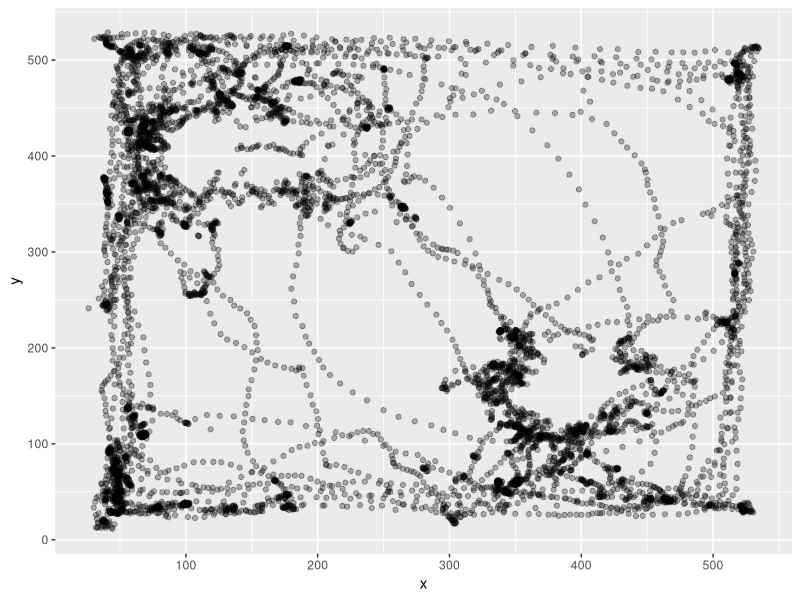

Here is the R script that generated this plot: (Note: this script raises an error after producing the figure.)
rm(list = ls())
library(tidyverse)
ObjectInterest1 <- read_csv("240726_r1575_0_baseline_object-interest.csv")
head(ObjectInterest1)
#To delete the column with ROI 3 and ROI4
ObjectInterest1 <- ObjectInterest1 %>%
  select(!15:24)
#To delete the first 10 seconds of the video
ObjectInterest1 <- ObjectInterest1 %>%
  filter(Value.Item1.Item1.Item2>62)
#Rename the centroid coordinates
ObjectInterest1 <- ObjectInterest1 %>%
  rename(pixelx = Value.Item1.Item1.Item3.X, pixely = Value.Item1.Item1.Item3.Y, TimePoint = Value.Item1.Item1.Item2)
ObjectInterest1 <- ObjectInterest1 %>%
  select(!1)
ObjectInterest1 <- ObjectInterest1 %>%
  select(!15)
ObjectInterest1 <- ObjectInterest1 %>%
  filter(!Value.Item2 == TRUE)
#Now we map the trajectory of the animal in the open field.
x <- c(ObjectInterest1$pixelx)
y <- c(ObjectInterest1$pixely)
df <- data.frame(x = x, y = y)
p1 <- ggplot(df, aes(x = x, y = y)) +
  geom_point(alpha = 0.3)
p1
df <- df%>%na.omit
#Add ROI one onto the scatterplot
library(ggforce)
p1circle130 <- p1 + geom_circle(aes(x0 = 125, y0 = 398, r = 75), color = "blue")
p1_130 <- p1circle130 + geom_circle(aes(x0 = 396, y0 = 164, r = 75), color = "red")
p1_130
radius <- 75
center_x1 <- 125
center_y1 <- 398
distance <- sqrt((df$x - center_x1)^2 + (df$y - center_y1)^2)
point_in_circle1 <- sum(distance <= radius)
point_in_circle1
center_x2 <- 396
center_y2 <- 164
df$distance1 <- sqrt((df$x - center_x2)^2 + (df$y - center_y2)^2)
points_in_circle2 <- sum(df$distance1 <= radius)
print(points_in_circle2)

#Let's try the above code on the second video file.
ObjectInterest2 <- read_csv("240726_r1575_1_baseline_object-interest.csv")
head(ObjectInterest2)
#To delete the column with ROI 3 and ROI4
ObjectInterest2 <- ObjectInterest2 %>%
  select(!15:24)
#To delete the first 10 seconds of the video
ObjectInterest2 <- ObjectInterest2 %>%
  filter(Value.Item1.Item1.Item2>27)
#Rename the centroid coordinates
ObjectInterest2 <- ObjectInterest2 %>%
  rename(pixelx = Value.Item1.Item1.Item3.X, pixely = Value.Item1.Item1.Item3.Y, TimePoint = Value.Item1.Item1.Item2)
ObjectInterest2 <- ObjectInterest2 %>%
  select(!1)
ObjectInterest2 <- ObjectInterest2 %>%
  select(!15)
ObjectInterest2 <- ObjectInterest2 %>%
  filter(!Value.Item2 == TRUE)
#Now we map the trajectory of the animal in the open field.
x <- c(ObjectInterest2$pixelx)
y <- c(ObjectInterest2$pixely)
df <- data.frame(x = x, y = y)
p2 <- ggplot(df, aes(x = x, y = y)) +
  geom_point(alpha = 0.3)
p2
df <- df%>%na.omit
#Add ROI one onto the scatterplot
library(ggforce)
p2circle130 <- p2 + geom_circle(aes(x0 = 125, y0 = 398, r = 75), color = "blue")
p2_130 <- p2circle130 + geom_circle(aes(x0 = 396, y0 = 154, r = 75), color = "red")
p2_130
radius <- 75
center_x1 <- 125
center_y1 <- 398
distance <- sqrt((df$x - center_x1)^2 + (df$y - center_y1)^2)
point_in_circle1 <- sum(distance <= radius)
point_in_circle1
center_x2 <- 396
center_y2 <- 154
df$distance1 <- sqrt((df$x - center_x2)^2 + (df$y - center_y2)^2)
points_in_circle2 <- sum(df$distance1 <= radius)
print(points_in_circle2)


#Now let's look at the next video
ObjectInterest3 <- read_csv("240726_r1575_2_baseline_object-interest.csv")
head(ObjectInterest3)
#To delete the column with ROI 3 and ROI4
ObjectInterest3 <- ObjectInterest3 %>%
  select(!15:24)
#To delete the first 10 seconds of the video
ObjectInterest3 <- ObjectInterest3 %>%
  filter(Value.Item1.Item1.Item2>71)
#Rename the centroid coordinates
ObjectInterest3 <- ObjectInterest3 %>%
  rename(pixelx = Value.Item1.Item1.Item3.X, pixely = Value.Item1.Item1.Item3.Y, TimePoint = Value.Item1.Item1.Item2)
ObjectInterest3 <- ObjectInterest3 %>%
  select(!1)
ObjectInterest3 <- ObjectInterest3 %>%
  select(!15)
ObjectInterest3 <- ObjectInterest3 %>%
  filter(!Value.Item2 == TRUE)
#Now we map the trajectory of the animal in the open field.
x <- c(ObjectInterest3$pixelx)
y <- c(ObjectInterest3$pixely)
df <- data.frame(x = x, y = y)
p3 <- ggplot(df, aes(x = x, y = y)) +
  geom_point(alpha = 0.3)
p3
df <- df%>%na.omit
#Add ROI one onto the scatterplot
library(ggforce)
p3circle130 <- p3 + geom_circle(aes(x0 = 135, y0 = 393, r = 75), color = "blue")
p3_130 <- p3circle130 + geom_circle(aes(x0 = 376, y0 = 164, r = 75), color = "red")
p3_130
radius <- 75
center_x1 <- 135
center_y1 <- 393
distance <- sqrt((df$x - center_x1)^2 + (df$y - center_y1)^2)
point_in_circle1 <- sum(distance <= radius)
point_in_circle1
center_x2 <- 376
center_y2 <- 164
df$distance1 <- sqrt((df$x - center_x2)^2 + (df$y - center_y2)^2)
points_in_circle2 <- sum(df$distance1 <= radius)
print(points_in_circle2)